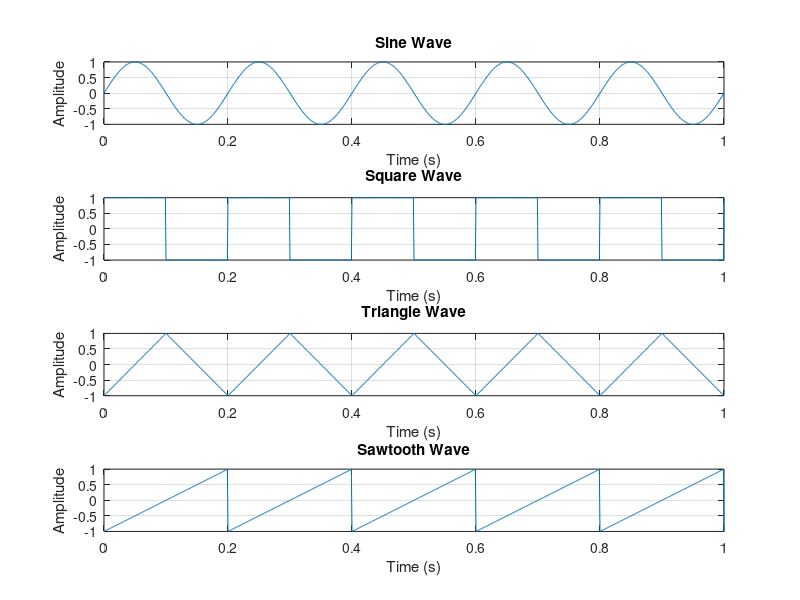

MATLAB code for this plot:
% Parameters
fs = 1000;          % Sampling frequency (Hz)
t = 0:1/fs:1;      % Time vector (1 second duration)
f = 5;             % Frequency of the waveform (Hz)
A = 1;             % Amplitude of the waveform

% Generate waveforms
sine_wave = A * sin(2 * pi * f * t);          % Sine Wave
square_wave = A * square(2 * pi * f * t);     % Square Wave
triangle_wave = A * sawtooth(2 * pi * f * t, 0.5); % Triangle Wave
sawtooth_wave = A * sawtooth(2 * pi * f * t); % Sawtooth Wave

% Plot the waveforms
figure;

% Sine Wave
subplot(4, 1, 1);
plot(t, sine_wave);
title('Sine Wave');
xlabel('Time (s)');
ylabel('Amplitude');
grid on;

% Square Wave
subplot(4, 1, 2);
plot(t, square_wave);
title('Square Wave');
xlabel('Time (s)');
ylabel('Amplitude');
grid on;

% Triangle Wave
subplot(4, 1, 3);
plot(t, triangle_wave);
title('Triangle Wave');
xlabel('Time (s)');
ylabel('Amplitude');
grid on;

% Sawtooth Wave
subplot(4, 1, 4);
plot(t, sawtooth_wave);
title('Sawtooth Wave');
xlabel('Time (s)');
ylabel('Amplitude');
grid on;

